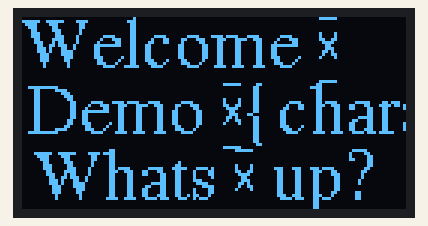
The sketch below on a simulated Arduino Uno, built with avr-gcc and run on an emulated ATmega328P. Shown: 128×64 one-colour display. What the sketch prints to the serial monitor is not drawn.

Above: at 0.2 s.
At 1.8 s:
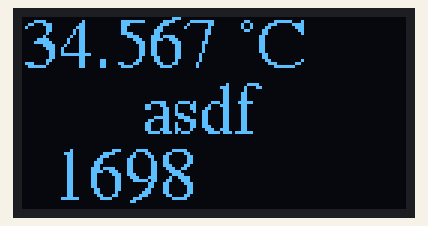
At 10.1 s:
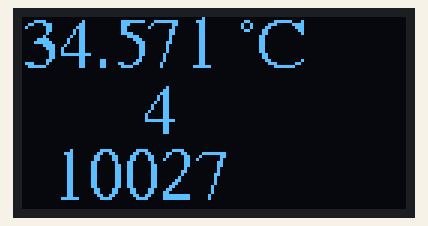
At 18.4 s:
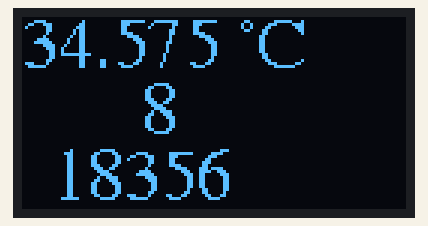
At 26.8 s:
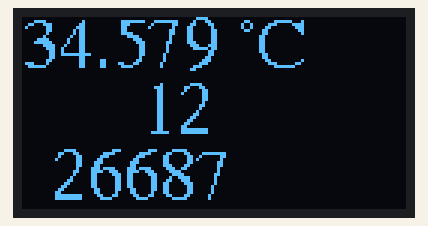
At 37.2 s:
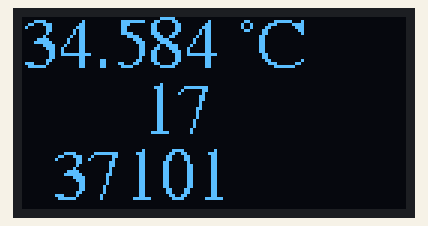

The sketch:

display_example.ino
```cpp
/*
 * RF-Nano with 1.3 inch Display (big display)
 */

#include "RF24Network.h"
#include "RF24.h"

#include "FreeSerif12pt7b_special.h" // https://tchapi.github.io/Adafruit-GFX-Font-Customiser/
#include <Adafruit_SH110X.h> // Adafruit SH110X by Adafruit

enum DisplayState {
    Off = 0,
    Dim = 1,
    On = 2,
};

// #########################################################

#define radioChannel 100
/** User Configuration per 'slave' node: nodeID **/
#define slaveNodeID 11
#define masterNodeID 0

/**** Configure the nrf24l01 CE and CSN pins ****/
// for the NANO with onboard RF24 module:
RF24 radio(10, 9); // nRF24L01 (CE, CSN)
// for the UNO/NANO with external RF24 module:
// RF24 radio(8, 7); // nRF24L01 (CE, CSN)

//RF24Network network(radio);

// Payload from/for MASTER
struct payload_from_master {
  unsigned long keyword;
  uint32_t counter;
  uint32_t dummy1 = 0;
  uint32_t dummy2 = 0;
};

// Payload from/for SLAVE
struct payload_from_slave {
  unsigned long keyword;
  uint32_t timing;
  uint8_t nodeId;
};

// #########################################################

#define SCREEN_WIDTH 128 // OLED display width, in pixels
#define SCREEN_HEIGHT 64 // OLED display height, in pixels
#define i2c_Address 0x3C //initialize with the I2C addr 0x3C Typically eBay OLED's
//#define i2c_Address 0x3D //initialize with the I2C addr 0x3D Typically Adafruit OLED's
#define OLED_RESET -1

Adafruit_SH1106G display = Adafruit_SH1106G(SCREEN_WIDTH, SCREEN_HEIGHT, &Wire, OLED_RESET);

bool displaystatus = DisplayState::Off;
void display_oled(bool clear, int x, int y, String text) {
  if (displaystatus == DisplayState::Off) return;
  if (clear) display.clearDisplay();
  display.setCursor(x, y);
  display.print(text);
  display.display();
}

void clear_display(){
  display.clearDisplay();
  display.display();
}

// #########################################################

String Line1 = "Welcome \x81";
String Line2 = "Demo \x81{characters} \x81";
String Line3 = "Whats \x81 up?";

int prevx, x, minX;
int y1, y2, y3, minY;
bool oncecompleted = false;

void setup() {
  Serial.begin(115200);
  Serial.println(F(" ***************"));

  // if (!radio.begin()){
  //   Serial.println(F("Radio hardware error."));
  //   while (1) {
  //     // hold in an infinite loop
  //   }
  // }
  // radio.setPALevel(RF24_PA_MIN, 0);
  //network.begin(radioChannel, slaveNodeID);  //(channel, node address)

  display.begin(i2c_Address, true); // Address 0x3C default
  display.oled_command(SH110X_DISPLAYON);
  display.setContrast(0); // dim display
  displaystatus = DisplayState::Dim;
  display.clearDisplay();
  display.setFont(&FreeSerif12pt7b);
  display.setTextSize(1); // 3 lines of 10-12 chars
  display.setTextColor(SH110X_WHITE);
  display.setTextWrap(false);
  display.display();

  x = display.width();
  y1 = 16;
  y2 = 38;
  y3 = 60;
  // minX = -128;
  minX = -200; // depends on length of the text
  minY = -22;

  display_oled(true, 0, y1, Line1);
  display_oled(false, 2, y2, Line2);
  display_oled(false, 4, y3, Line3);
  prevx = x;

  delay(1500);

}

float increment = 0.001;
float tempval = 34.567;
unsigned long loopc = 0;
char words[] = "asdf";

// https://howtomechatronics.com/tutorials/arduino/how-to-build-an-arduino-wireless-network-with-multiple-nrf24l01-modules/?utm_content=cmp-true

  // RF24NetworkHeader header(node01);     // (Address where the data is going)
  // bool ok = network.write(header, &angleValue, sizeof(angleValue)); // Send the data

// {
//   while (network.available()) {     // Is there any incoming data?
//     RF24NetworkHeader header;
//     unsigned long incomingData;
//     network.read(header, &incomingData, sizeof(incomingData)); // Read the incoming data
//   }
// }

void loop() {

  //network.update();

  display_oled(true, 0, 16, String(tempval, 3) + " \x7F"+"C");  // } \x7F is converted to degrees in this special font.
  if ((loopc % 10) == 0){
    display_oled(false, 40, y2, String(words));
  }
  else {
    display_oled(false, 40, y2, String(loopc));
  }
  display_oled(false, 10, y3, String(millis()));
  delay(2000);

  tempval += increment;
  loopc++;

}
```

Source omitted: pt7b_special.h (data table, 17352 bytes)

Measured:
- what the display in image 0 shows lasts 1.6 s, from 0.1 s to 1.7 s
- what the display in image 1 shows lasts 2.1 s, from 1.7 s to 3.8 s
